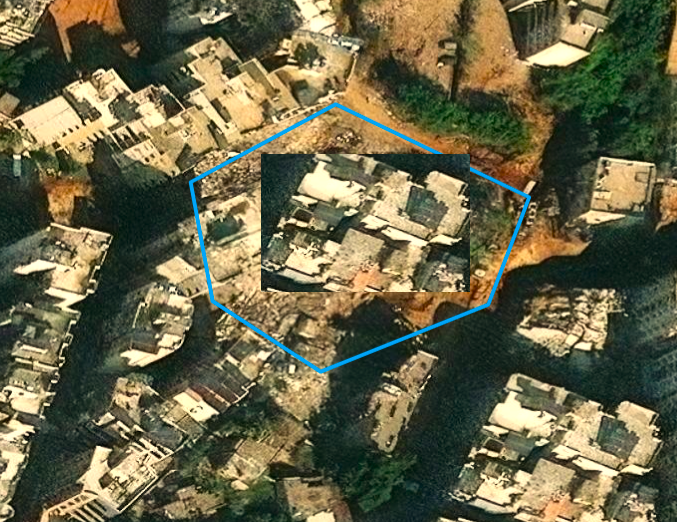
#> input picture data/images_coords/images/fabricated/Pre04BourjElBrajneFABRICATEDHUESHIFTED.png, 677 x 522 px
$ python driver.py
#> lines starting #> are read from the running program, lines starting #| are printed output that depends on the picture; after the words box and inside, x2 and y2 are one past the last pixel; in counts of white or black regions, pixels touching at a corner belong together
### src/collapsedetection.py
import cv2
import numpy as np
from skimage.metrics import structural_similarity as ssim
from PIL import Image


# ------------------------------
# Unified helpers
# ------------------------------

def delineate_damage(mask, reference_image, min_area=500):
    """
    Takes a binary mask and draws delineated contours on a copy of reference_image.
    Used by all detection functions to avoid duplication.
    """
    contours, _ = cv2.findContours(mask, cv2.RETR_EXTERNAL, cv2.CHAIN_APPROX_SIMPLE)
    delineated = cv2.cvtColor(reference_image, cv2.COLOR_GRAY2BGR)

    for cnt in contours:
        area = cv2.contourArea(cnt)
        if area > min_area:  # ignore small noise
            cv2.drawContours(delineated, [cnt], -1, (0, 0, 255), 2)  # red outline

    return delineated


def visualize_pipeline(pre, post, diff, mask, delineated):
    """
    Unified visualization: Pre, Post, Diff, Mask, Post with delineation.
    """
    cv2.imshow("Pre", pre)
    cv2.imshow("Post", post)
    cv2.imshow("Diff Map", diff)
    cv2.imshow("Damage Mask", mask)
    cv2.imshow("Delineated Damage Areas", delineated)
    cv2.waitKey(0)
    cv2.destroyAllWindows()


# ------------------------------
# Alignment Functions
# ------------------------------

# [103 lines left out: functions align_images, remove_blue_marks, change_detection, simple_change_detection, not called in this run]


# ------------------------------
# block_change_detection
# ------------------------------

def block_change_detection(pre_path, post_path, block_size=8, visualize=True):
    # Load and resize
#> called with block_size = 8, visualize = True
    pre = cv2.imread(pre_path)
#> pre is the input picture: shape (522, 677, 3); mean B, G, R 72.3, 101.4, 104.8
    post = cv2.imread(post_path)
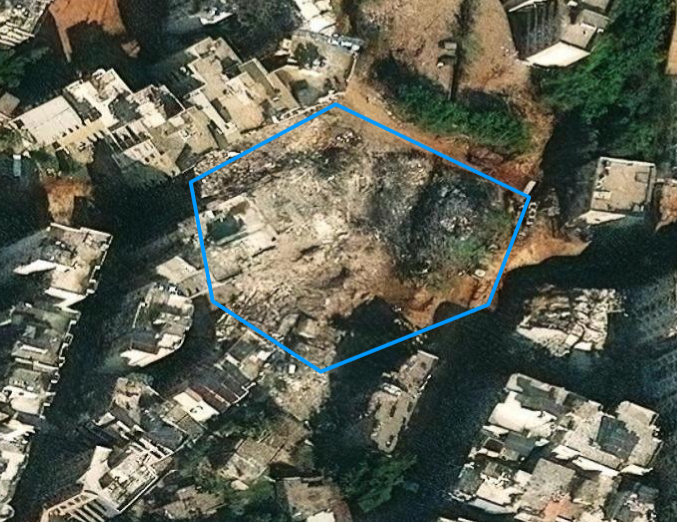
#> input picture data/images_coords/images/fabricated/Post04BourjElBrajne.png, 677 x 522 px
#> post is the input picture: shape (522, 677, 3); mean B, G, R 82.6, 96.6, 94.4

    h, w = pre.shape[:2]
#> h = 522; w = 677
    post = cv2.resize(post, (w, h))

    # Convert to grayscale
    pre_gray = cv2.cvtColor(pre, cv2.COLOR_BGR2GRAY)
    post_gray = cv2.cvtColor(post, cv2.COLOR_BGR2GRAY)
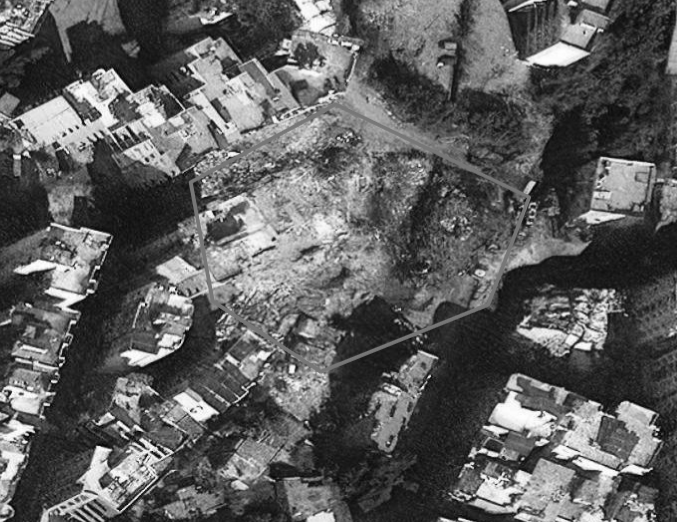
#> post_gray: shape (522, 677); min 2, max 255, mean 94.4

    # Optional: histogram match normalization
    pre_gray = cv2.equalizeHist(pre_gray)
    post_gray = cv2.equalizeHist(post_gray)

    # Optional: Gaussian blur to reduce minor noise
    pre_blur = cv2.GaussianBlur(pre_gray, (5, 5), 0)
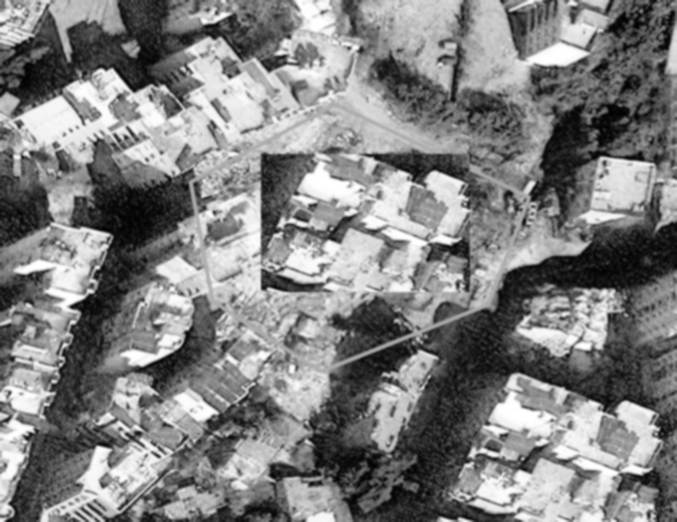
#> pre_blur: shape (522, 677); min 1, max 255, mean 128.3
    post_blur = cv2.GaussianBlur(post_gray, (5, 5), 0)
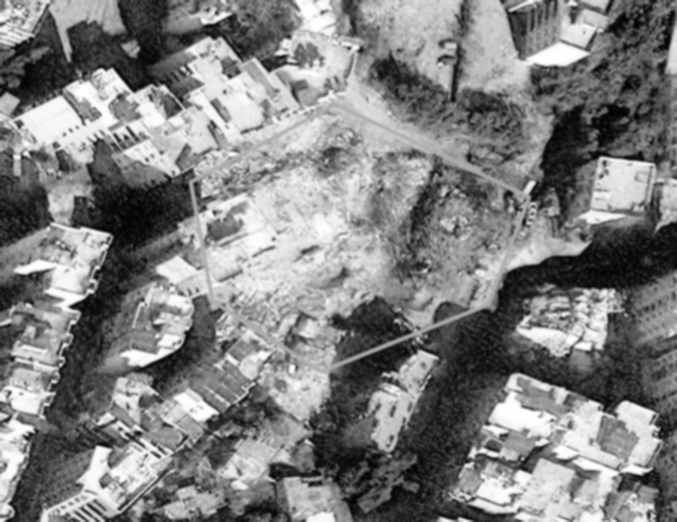
#> post_blur: shape (522, 677); min 1, max 255, mean 128.3

    diff_map = np.zeros_like(pre_gray, dtype=np.uint8)

    for y in range(0, h, block_size):
        for x in range(0, w, block_size):
            y_end = min(y + block_size, h)
            x_end = min(x + block_size, w)

            pre_block = pre_blur[y:y_end, x:x_end]
            post_block = post_blur[y:y_end, x:x_end]

            diff_val = abs(float(pre_block.mean()) - float(post_block.mean()))
            diff_map[y:y_end, x:x_end] = np.clip(diff_val * 5, 0, 255)
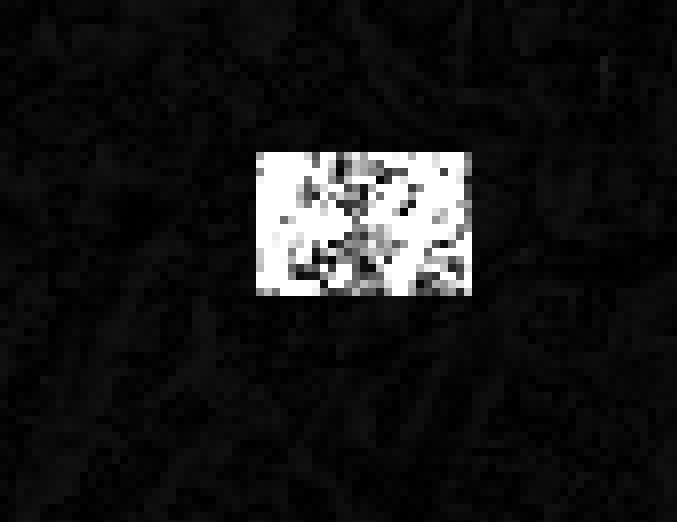
#> diff_map: shape (522, 677); min 0, max 255, mean 23.9

    _, mask = cv2.threshold(diff_map, 30, 255, cv2.THRESH_BINARY)
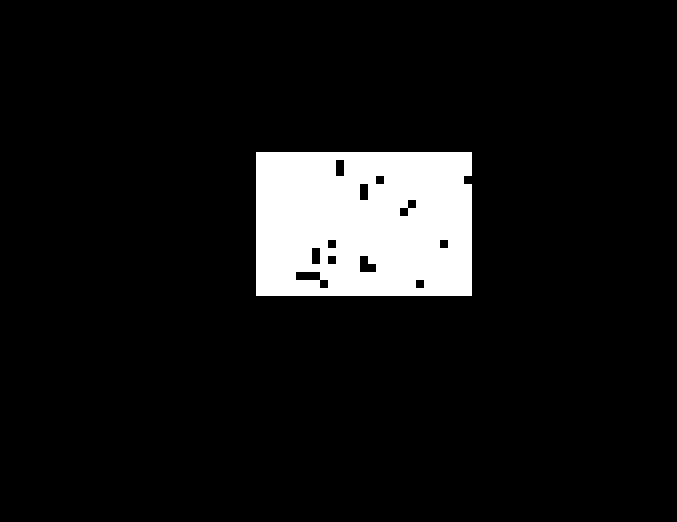
#> mask: shape (522, 677); 8.4% white; 1 white region

    kernel = np.ones((5, 5), np.uint8)
    mask = cv2.morphologyEx(mask, cv2.MORPH_OPEN, kernel)
    mask = cv2.morphologyEx(mask, cv2.MORPH_CLOSE, kernel)

    delineated = delineate_damage(mask, post_gray)
#> in delineate_damage, `contours, _ = cv2.findContours(mask, cv2.RETR_EXTERNAL, cv2.CHAIN_APPR..`: contours = 1 contour; box (x1, y1, x2, y2) and area: (256, 152, 472, 296) 30674
#> the loop in delineate_damage, `for cnt in contours:` made 1 pass
#> area on pass 1: 30674
#> after the loop in delineate_damage, `for cnt in contours:`:
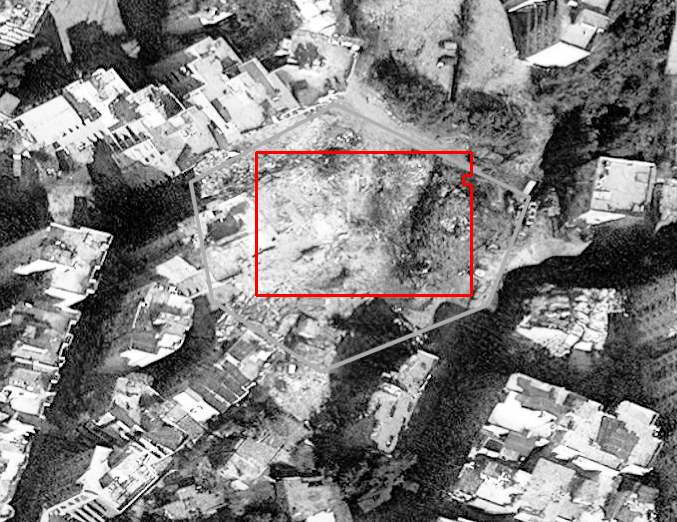
#> delineated: shape (522, 677, 3); mean B, G, R 127.3, 127.3, 128.9

    if visualize:
        visualize_pipeline(pre, post, diff_map, mask, delineated)

    return mask

### src/driver.py
import os
import collapsedetection as cd
import cv2

# Paths
pre_path = "../data/images_coords/images/fabricated/Pre04BourjElBrajneFABRICATEDHUESHIFTED.png"
post_path = "../data/images_coords/images/fabricated/Post04BourjElBrajne.png"

# Make sure results folder exists
os.makedirs("results", exist_ok=True)

mask = cd.block_change_detection(pre_path, post_path)

if mask is not None:
    cv2.imwrite("results/damage_mask01.png", mask)
    print("Mask saved successfully to results/damage_mask01.png")
else:
    print("No mask generated — check image paths or processing steps.")
